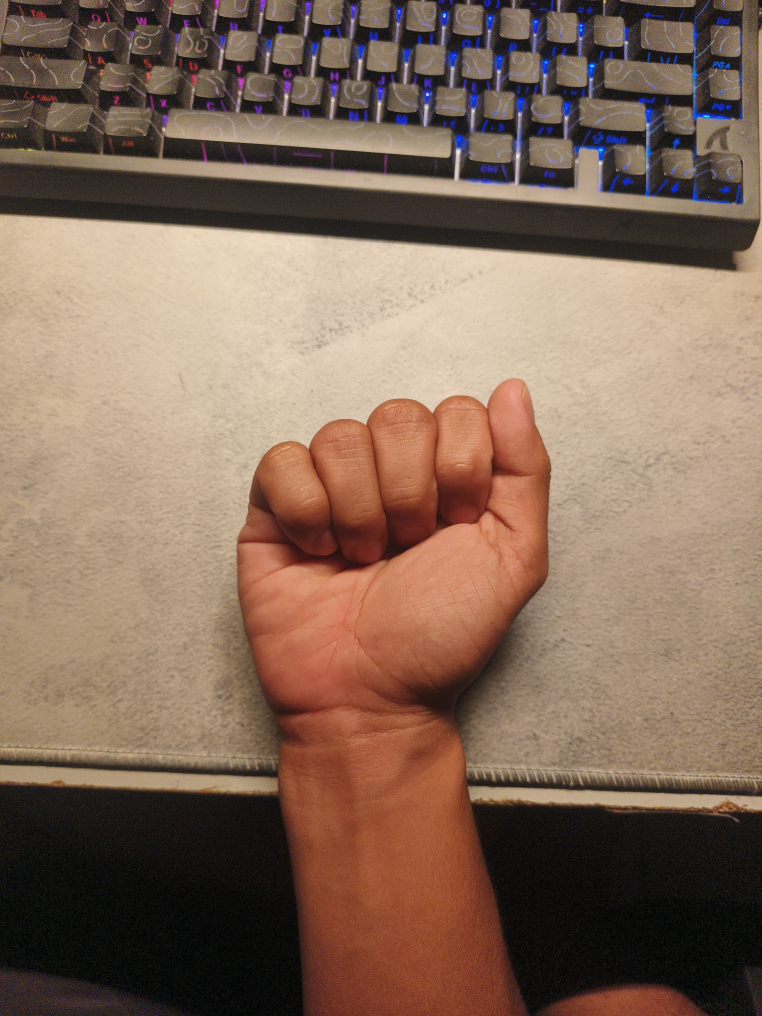
#> input picture app/src/server/dataset/A/A_0.jpg, 3048 x 4064 px (shown at 1/4 size)
$ python -i pixel.py   (imports and definitions only)
#> lines starting #> are read from the running program, lines starting #| are printed output that depends on the picture
#> further down, picture is the input picture: PIL image 3048x4064 RGB; mean R, G, B 131.1, 105.8, 89.4
import base64
import io

import numpy as np
from PIL import Image

from app.core.constants import IMG_SIZE


def clean_base64(data: str) -> str:
    if "," in data:
        return data.split(",", 1)[1]
    return data


def image_from_base64(data: str) -> Image.Image:
    raw = base64.b64decode(clean_base64(data))
    return Image.open(io.BytesIO(raw))


def preprocess(img: Image.Image) -> np.ndarray:
    img = img.convert("L")
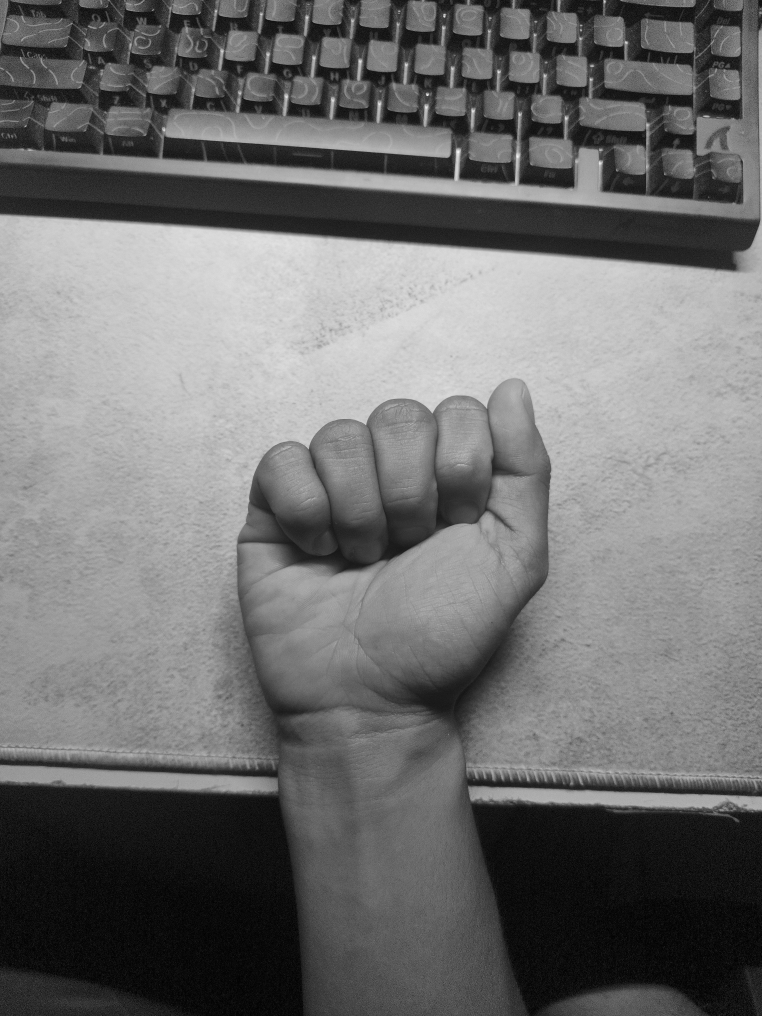
#> img: PIL image 3048x4064 L (shown at 1/4 size); min 0, max 252, mean 111.5

    w, h = img.size
#> w = 3048; h = 4064
    crop_ratio = 0.65
    cw, ch = int(w * crop_ratio), int(h * crop_ratio)
#> cw = 1981; ch = 2641
    left = (w - cw) // 2
#> left = 533
    top = (h - ch) // 2
#> top = 711
    img = img.crop((left, top, left + cw, top + ch))
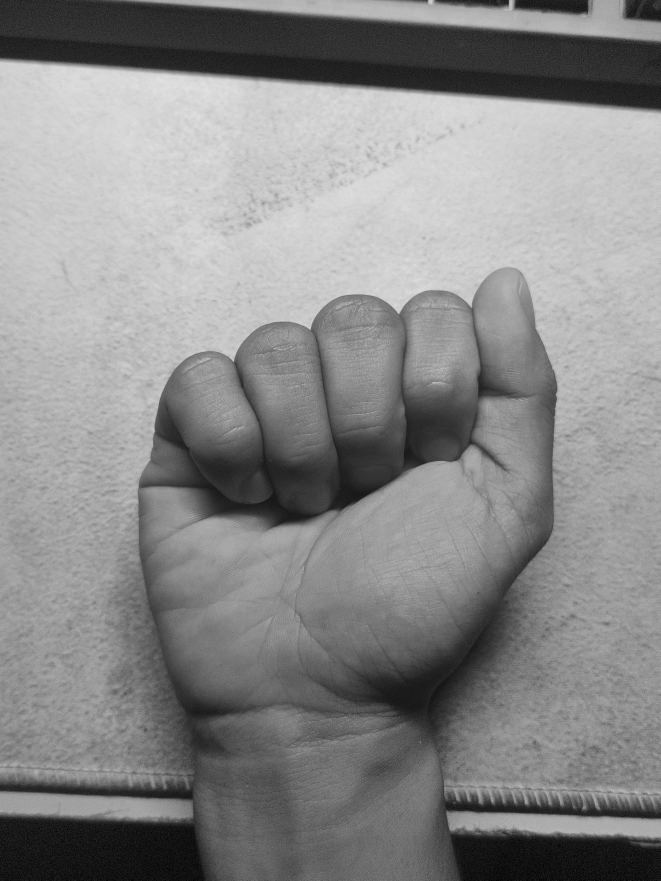
#> img: PIL image 1981x2641 L (shown at 1/3 size); min 0, max 232, mean 137.5

    img = img.resize(IMG_SIZE)
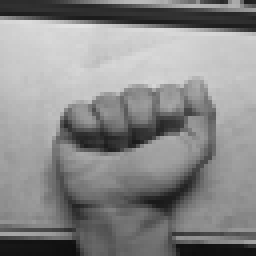
#> img: PIL image 64x64 L (shown 4 times larger); min 14, max 226, mean 137.5
    arr = np.asarray(img, dtype=np.float32) / 255.0
    return arr.flatten()

>>> from PIL import Image
>>> picture = Image.open('../../../app/src/server/dataset/A/A_0.jpg')
>>> result = preprocess(picture)
#> result = 4096 values, max 0.886 at index 404, min 0.0549 at index 3954, mean 0.539

$ run again, on app/src/server/dataset/A/A_104.jpg
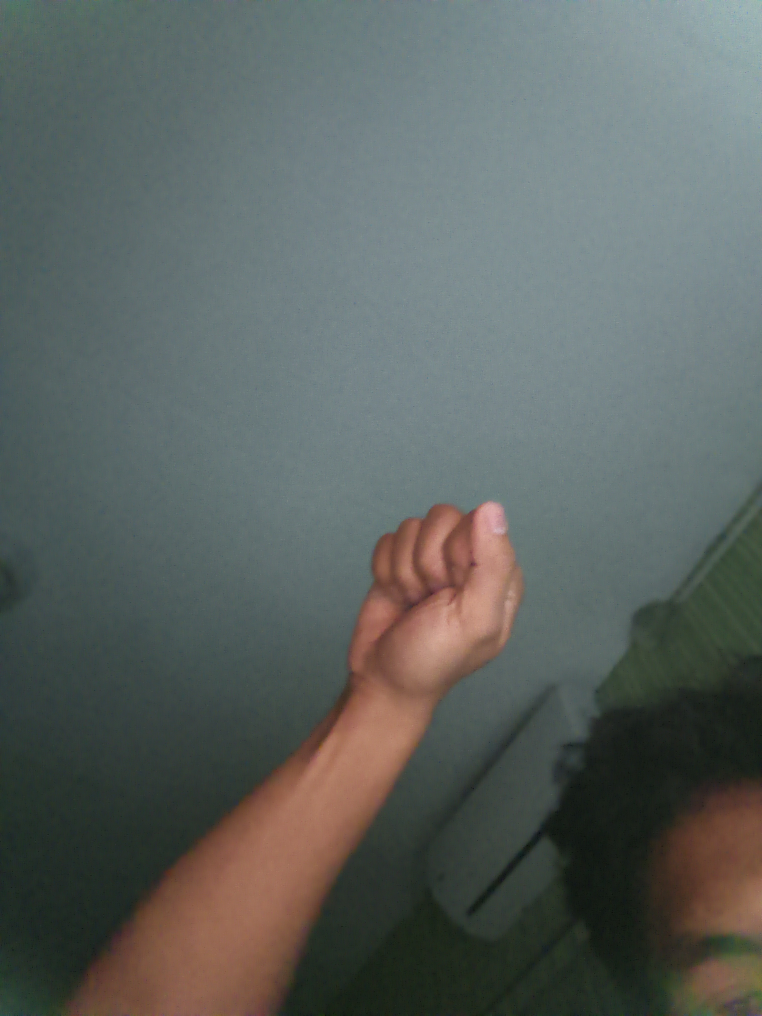
#> input picture app/src/server/dataset/A/A_104.jpg, 3048 x 4064 px (shown at 1/4 size)
#> picture is the input picture: PIL image 3048x4064 RGB; mean R, G, B 92.7, 99.4, 96.1
#> in preprocess, `img = img.crop((left, top, left + cw, top + ch))`:
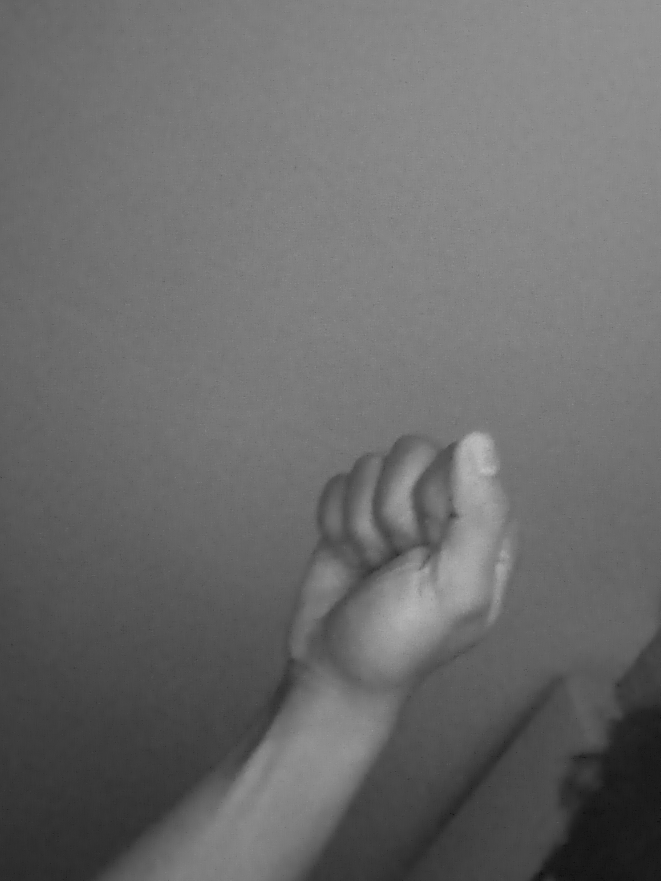
#> img: PIL image 1981x2641 L (shown at 1/3 size); min 1, max 199, mean 107.3
#> in preprocess, `img = img.resize(IMG_SIZE)`:
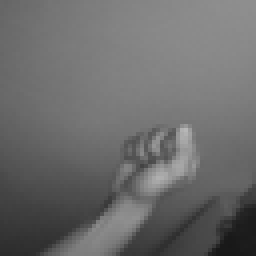
#> img: PIL image 64x64 L (shown 4 times larger); min 24, max 183, mean 107.3
#> result = 4096 values, max 0.718 at index 2094, min 0.0941 at index 3961, mean 0.421

$ run again, on app/src/server/dataset/A/A_106.jpg
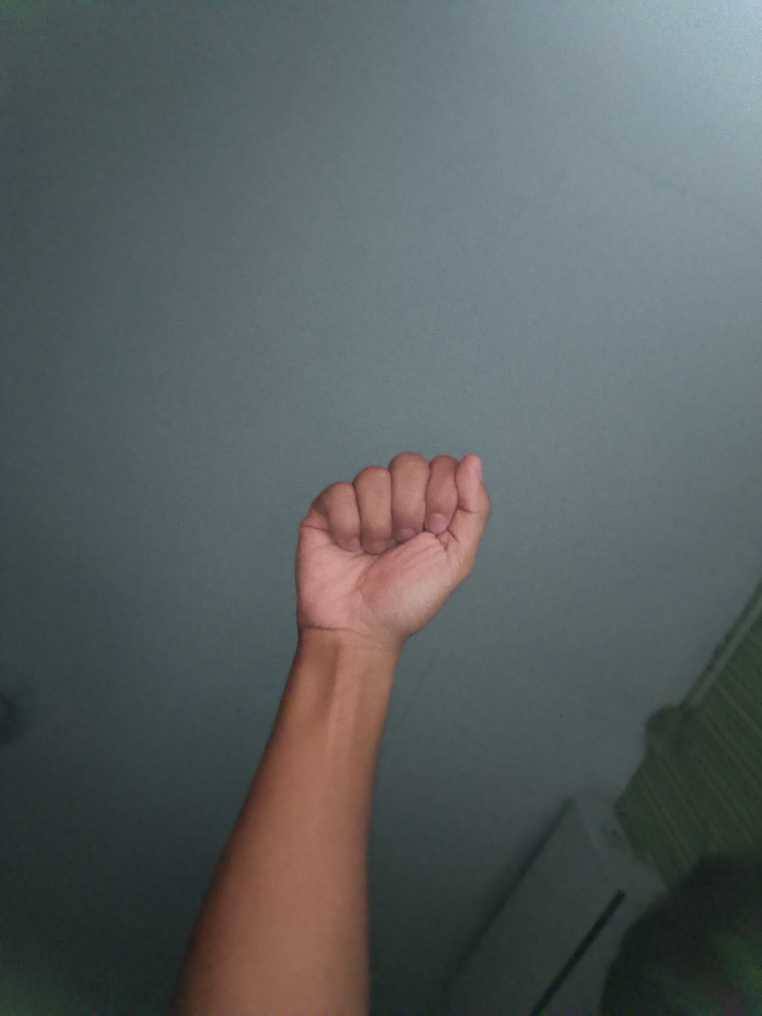
#> input picture app/src/server/dataset/A/A_106.jpg, 3048 x 4064 px (shown at 1/4 size)
#> picture is the input picture: PIL image 3048x4064 RGB; mean R, G, B 88.3, 95.5, 95.9
#> in preprocess, `img = img.crop((left, top, left + cw, top + ch))`:
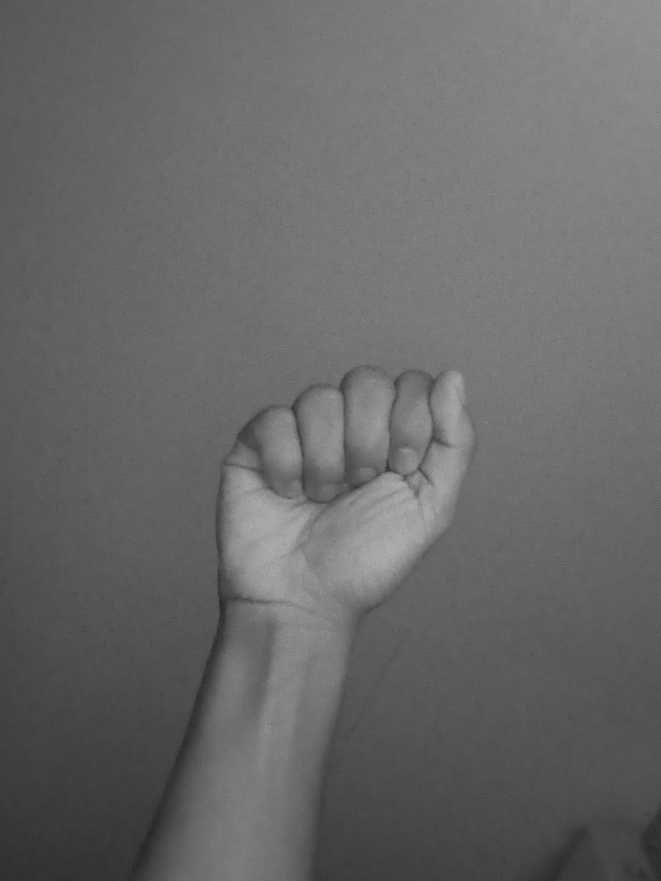
#> img: PIL image 1981x2641 L (shown at 1/3 size); min 3, max 195, mean 103.9
#> in preprocess, `img = img.resize(IMG_SIZE)`:
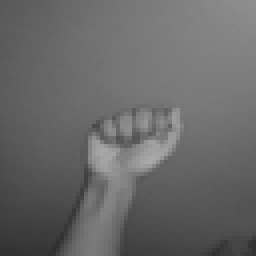
#> img: PIL image 64x64 L (shown 4 times larger); min 46, max 170, mean 103.9
#> result = 4096 values, max 0.667 at index 2534, min 0.18 at index 3981, mean 0.407
